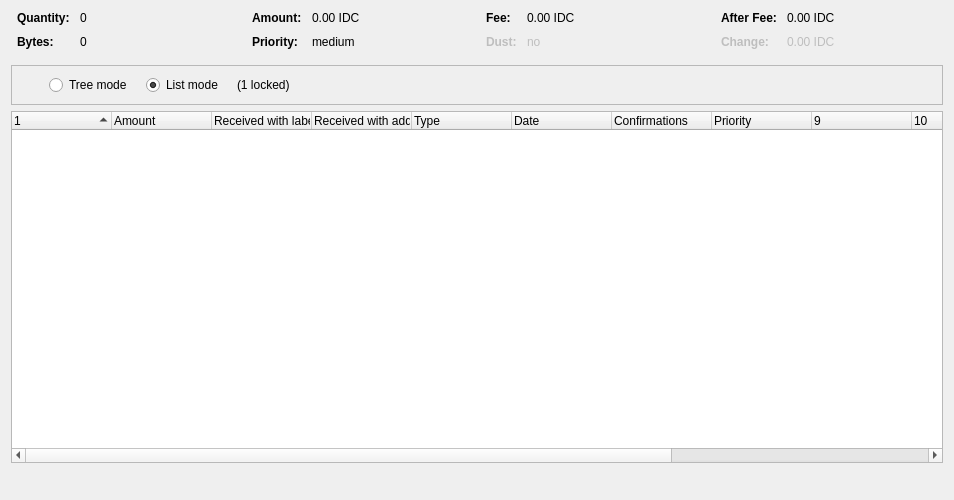
<?xml version="1.0" encoding="UTF-8"?>
<ui version="4.0">
 <class>CoinControlDialog</class>
 <widget class="QDialog" name="CoinControlDialog">
  <property name="geometry">
   <rect>
    <x>0</x>
    <y>0</y>
    <width>954</width>
    <height>500</height>
   </rect>
  </property>
  <property name="windowTitle">
   <string>Coin Selection</string>
  </property>
  <layout class="QVBoxLayout" name="verticalLayout">
   <item>
    <layout class="QHBoxLayout" name="horizontalLayoutTop" stretch="0,0,0,0">
     <property name="topMargin">
      <number>0</number>
     </property>
     <property name="bottomMargin">
      <number>10</number>
     </property>
     <item>
      <layout class="QFormLayout" name="formLayoutCoinControl1">
       <property name="horizontalSpacing">
        <number>10</number>
       </property>
       <property name="verticalSpacing">
        <number>10</number>
       </property>
       <property name="leftMargin">
        <number>6</number>
       </property>
       <property name="rightMargin">
        <number>6</number>
       </property>
       <item row="0" column="0">
        <widget class="QLabel" name="labelCoinControlQuantityText">
         <property name="font">
          <font>
           <weight>75</weight>
           <bold>true</bold>
          </font>
         </property>
         <property name="text">
          <string>Quantity:</string>
         </property>
        </widget>
       </item>
       <item row="0" column="1">
        <widget class="QLabel" name="labelCoinControlQuantity">
         <property name="cursor">
          <cursorShape>IBeamCursor</cursorShape>
         </property>
         <property name="contextMenuPolicy">
          <enum>Qt::ActionsContextMenu</enum>
         </property>
         <property name="text">
          <string notr="true">0</string>
         </property>
         <property name="textInteractionFlags">
          <set>Qt::LinksAccessibleByMouse|Qt::TextSelectableByKeyboard|Qt::TextSelectableByMouse</set>
         </property>
        </widget>
       </item>
       <item row="1" column="0">
        <widget class="QLabel" name="labelCoinControlBytesText">
         <property name="font">
          <font>
           <weight>75</weight>
           <bold>true</bold>
          </font>
         </property>
         <property name="text">
          <string>Bytes:</string>
         </property>
        </widget>
       </item>
       <item row="1" column="1">
        <widget class="QLabel" name="labelCoinControlBytes">
         <property name="cursor">
          <cursorShape>IBeamCursor</cursorShape>
         </property>
         <property name="contextMenuPolicy">
          <enum>Qt::ActionsContextMenu</enum>
         </property>
         <property name="text">
          <string notr="true">0</string>
         </property>
         <property name="textInteractionFlags">
          <set>Qt::LinksAccessibleByMouse|Qt::TextSelectableByKeyboard|Qt::TextSelectableByMouse</set>
         </property>
        </widget>
       </item>
      </layout>
     </item>
     <item>
      <layout class="QFormLayout" name="formLayoutCoinControl2">
       <property name="horizontalSpacing">
        <number>10</number>
       </property>
       <property name="verticalSpacing">
        <number>10</number>
       </property>
       <property name="leftMargin">
        <number>6</number>
       </property>
       <property name="rightMargin">
        <number>6</number>
       </property>
       <item row="0" column="0">
        <widget class="QLabel" name="labelCoinControlAmountText">
         <property name="font">
          <font>
           <weight>75</weight>
           <bold>true</bold>
          </font>
         </property>
         <property name="text">
          <string>Amount:</string>
         </property>
        </widget>
       </item>
       <item row="0" column="1">
        <widget class="QLabel" name="labelCoinControlAmount">
         <property name="cursor">
          <cursorShape>IBeamCursor</cursorShape>
         </property>
         <property name="contextMenuPolicy">
          <enum>Qt::ActionsContextMenu</enum>
         </property>
         <property name="text">
          <string notr="true">0.00 IDC</string>
         </property>
         <property name="textInteractionFlags">
          <set>Qt::LinksAccessibleByMouse|Qt::TextSelectableByKeyboard|Qt::TextSelectableByMouse</set>
         </property>
        </widget>
       </item>
       <item row="1" column="0">
        <widget class="QLabel" name="labelCoinControlPriorityText">
         <property name="font">
          <font>
           <weight>75</weight>
           <bold>true</bold>
          </font>
         </property>
         <property name="text">
          <string>Priority:</string>
         </property>
        </widget>
       </item>
       <item row="1" column="1">
        <widget class="QLabel" name="labelCoinControlPriority">
         <property name="cursor">
          <cursorShape>IBeamCursor</cursorShape>
         </property>
         <property name="contextMenuPolicy">
          <enum>Qt::ActionsContextMenu</enum>
         </property>
         <property name="text">
          <string>medium</string>
         </property>
         <property name="textInteractionFlags">
          <set>Qt::LinksAccessibleByMouse|Qt::TextSelectableByKeyboard|Qt::TextSelectableByMouse</set>
         </property>
        </widget>
       </item>
      </layout>
     </item>
     <item>
      <layout class="QFormLayout" name="formLayoutCoinControl3">
       <property name="horizontalSpacing">
        <number>10</number>
       </property>
       <property name="verticalSpacing">
        <number>10</number>
       </property>
       <property name="leftMargin">
        <number>6</number>
       </property>
       <property name="rightMargin">
        <number>6</number>
       </property>
       <item row="0" column="0">
        <widget class="QLabel" name="labelCoinControlFeeText">
         <property name="font">
          <font>
           <weight>75</weight>
           <bold>true</bold>
          </font>
         </property>
         <property name="text">
          <string>Fee:</string>
         </property>
        </widget>
       </item>
       <item row="0" column="1">
        <widget class="QLabel" name="labelCoinControlFee">
         <property name="cursor">
          <cursorShape>IBeamCursor</cursorShape>
         </property>
         <property name="contextMenuPolicy">
          <enum>Qt::ActionsContextMenu</enum>
         </property>
         <property name="text">
          <string notr="true">0.00 IDC</string>
         </property>
         <property name="textInteractionFlags">
          <set>Qt::LinksAccessibleByMouse|Qt::TextSelectableByKeyboard|Qt::TextSelectableByMouse</set>
         </property>
        </widget>
       </item>
       <item row="1" column="0">
        <widget class="QLabel" name="labelCoinControlLowOutputText">
         <property name="enabled">
          <bool>false</bool>
         </property>
         <property name="font">
          <font>
           <weight>75</weight>
           <bold>true</bold>
          </font>
         </property>
         <property name="text">
          <string>Dust:</string>
         </property>
        </widget>
       </item>
       <item row="1" column="1">
        <widget class="QLabel" name="labelCoinControlLowOutput">
         <property name="enabled">
          <bool>false</bool>
         </property>
         <property name="cursor">
          <cursorShape>IBeamCursor</cursorShape>
         </property>
         <property name="contextMenuPolicy">
          <enum>Qt::ActionsContextMenu</enum>
         </property>
         <property name="text">
          <string>no</string>
         </property>
         <property name="textInteractionFlags">
          <set>Qt::LinksAccessibleByMouse|Qt::TextSelectableByKeyboard|Qt::TextSelectableByMouse</set>
         </property>
        </widget>
       </item>
      </layout>
     </item>
     <item>
      <layout class="QFormLayout" name="formLayoutCoinControl4">
       <property name="horizontalSpacing">
        <number>10</number>
       </property>
       <property name="verticalSpacing">
        <number>10</number>
       </property>
       <property name="leftMargin">
        <number>6</number>
       </property>
       <property name="rightMargin">
        <number>6</number>
       </property>
       <item row="0" column="0">
        <widget class="QLabel" name="labelCoinControlAfterFeeText">
         <property name="font">
          <font>
           <weight>75</weight>
           <bold>true</bold>
          </font>
         </property>
         <property name="text">
          <string>After Fee:</string>
         </property>
        </widget>
       </item>
       <item row="0" column="1">
        <widget class="QLabel" name="labelCoinControlAfterFee">
         <property name="cursor">
          <cursorShape>IBeamCursor</cursorShape>
         </property>
         <property name="contextMenuPolicy">
          <enum>Qt::ActionsContextMenu</enum>
         </property>
         <property name="text">
          <string notr="true">0.00 IDC</string>
         </property>
         <property name="textInteractionFlags">
          <set>Qt::LinksAccessibleByMouse|Qt::TextSelectableByKeyboard|Qt::TextSelectableByMouse</set>
         </property>
        </widget>
       </item>
       <item row="1" column="0">
        <widget class="QLabel" name="labelCoinControlChangeText">
         <property name="enabled">
          <bool>false</bool>
         </property>
         <property name="font">
          <font>
           <weight>75</weight>
           <bold>true</bold>
          </font>
         </property>
         <property name="text">
          <string>Change:</string>
         </property>
        </widget>
       </item>
       <item row="1" column="1">
        <widget class="QLabel" name="labelCoinControlChange">
         <property name="enabled">
          <bool>false</bool>
         </property>
         <property name="cursor">
          <cursorShape>IBeamCursor</cursorShape>
         </property>
         <property name="contextMenuPolicy">
          <enum>Qt::ActionsContextMenu</enum>
         </property>
         <property name="text">
          <string notr="true">0.00 IDC</string>
         </property>
         <property name="textInteractionFlags">
          <set>Qt::LinksAccessibleByMouse|Qt::TextSelectableByKeyboard|Qt::TextSelectableByMouse</set>
         </property>
        </widget>
       </item>
      </layout>
     </item>
    </layout>
   </item>
   <item>
    <widget class="QFrame" name="frame">
     <property name="minimumSize">
      <size>
       <width>0</width>
       <height>40</height>
      </size>
     </property>
     <property name="frameShape">
      <enum>QFrame::StyledPanel</enum>
     </property>
     <property name="frameShadow">
      <enum>QFrame::Sunken</enum>
     </property>
     <layout class="QHBoxLayout" name="horizontalLayout">
      <item>
       <layout class="QHBoxLayout" name="horizontalLayoutPanel" stretch="0,0,0,0,0,0">
        <property name="spacing">
         <number>14</number>
        </property>
        <item>
         <widget class="QtMaterialFlatButton" name="pushButtonSelectAll" native="true">
          <property name="sizePolicy">
           <sizepolicy hsizetype="Maximum" vsizetype="Fixed">
            <horstretch>0</horstretch>
            <verstretch>0</verstretch>
           </sizepolicy>
          </property>
          <property name="text" stdset="0">
           <string>(un)select all</string>
          </property>
          <property name="autoDefault" stdset="0">
           <bool>false</bool>
          </property>
         </widget>
        </item>
        <item>
         <widget class="QtMaterialFlatButton" name="pushButtonToggleLock" native="true">
          <property name="sizePolicy">
           <sizepolicy hsizetype="Maximum" vsizetype="Fixed">
            <horstretch>0</horstretch>
            <verstretch>0</verstretch>
           </sizepolicy>
          </property>
          <property name="text" stdset="0">
           <string>toggle lock state</string>
          </property>
          <property name="autoDefault" stdset="0">
           <bool>false</bool>
          </property>
         </widget>
        </item>
        <item>
         <widget class="QRadioButton" name="radioTreeMode">
          <property name="sizePolicy">
           <sizepolicy hsizetype="Maximum" vsizetype="Fixed">
            <horstretch>0</horstretch>
            <verstretch>0</verstretch>
           </sizepolicy>
          </property>
          <property name="text">
           <string>Tree mode</string>
          </property>
         </widget>
        </item>
        <item>
         <widget class="QRadioButton" name="radioListMode">
          <property name="sizePolicy">
           <sizepolicy hsizetype="Maximum" vsizetype="Fixed">
            <horstretch>0</horstretch>
            <verstretch>0</verstretch>
           </sizepolicy>
          </property>
          <property name="text">
           <string>List mode</string>
          </property>
          <property name="checked">
           <bool>true</bool>
          </property>
         </widget>
        </item>
        <item>
         <widget class="QLabel" name="labelLocked">
          <property name="text">
           <string>(1 locked)</string>
          </property>
         </widget>
        </item>
        <item>
         <spacer name="horizontalSpacer">
          <property name="orientation">
           <enum>Qt::Horizontal</enum>
          </property>
          <property name="sizeHint" stdset="0">
           <size>
            <width>40</width>
            <height>20</height>
           </size>
          </property>
         </spacer>
        </item>
       </layout>
      </item>
     </layout>
    </widget>
   </item>
   <item>
    <widget class="CoinControlTreeWidget" name="treeWidget">
     <property name="contextMenuPolicy">
      <enum>Qt::CustomContextMenu</enum>
     </property>
     <property name="sortingEnabled">
      <bool>false</bool>
     </property>
     <property name="columnCount">
      <number>13</number>
     </property>
     <attribute name="headerShowSortIndicator" stdset="0">
      <bool>true</bool>
     </attribute>
     <attribute name="headerStretchLastSection">
      <bool>false</bool>
     </attribute>
     <column>
      <property name="text">
       <string/>
      </property>
     </column>
     <column>
      <property name="text">
       <string>Amount</string>
      </property>
     </column>
     <column>
      <property name="text">
       <string>Received with label</string>
      </property>
     </column>
     <column>
      <property name="text">
       <string>Received with address</string>
      </property>
     </column>
     <column>
      <property name="text">
	<string>Type</string>
      </property>
     </column>
     <column>
      <property name="text">
       <string>Date</string>
      </property>
     </column>
     <column>
      <property name="text">
       <string>Confirmations</string>
      </property>
      <property name="toolTip">
       <string>Confirmed</string>
      </property>
     </column>
     <column>
      <property name="text">
       <string>Priority</string>
      </property>
     </column>
     <column>
      <property name="text">
       <string/>
      </property>
     </column>
     <column>
      <property name="text">
       <string/>
      </property>
     </column>
     <column>
      <property name="text">
       <string/>
      </property>
     </column>
     <column>
      <property name="text">
       <string/>
      </property>
     </column>
     <column>
      <property name="text">
       <string/>
      </property>
     </column>
    </widget>
   </item>
   <item>
    <layout class="QHBoxLayout" name="horizontalLayout_2">
     <item>
      <spacer name="horizontalSpacer_2">
       <property name="orientation">
        <enum>Qt::Horizontal</enum>
       </property>
       <property name="sizeType">
        <enum>QSizePolicy::Expanding</enum>
       </property>
       <property name="sizeHint" stdset="0">
        <size>
         <width>40</width>
         <height>20</height>
        </size>
       </property>
      </spacer>
     </item>
     <item>
      <widget class="QtMaterialFlatButton" name="selectButton" native="true">
       <property name="sizePolicy">
        <sizepolicy hsizetype="Preferred" vsizetype="Preferred">
         <horstretch>0</horstretch>
         <verstretch>0</verstretch>
        </sizepolicy>
       </property>
	    <property name="text" stdset="0">
        <string>OK</string>
       </property>
      </widget>
     </item>
    </layout>
   </item>
  </layout>
 </widget>
 <customwidgets>
  <customwidget>
   <class>CoinControlTreeWidget</class>
   <extends>QTreeWidget</extends>
   <header>coincontroltreewidget.h</header>
  </customwidget>
  <customwidget>
   <class>QtMaterialFlatButton</class>
   <extends>QWidget</extends>
   <header>qtmaterialflatbutton.h</header>
  </customwidget>
 </customwidgets>
 <resources/>
 <connections/>
</ui>
